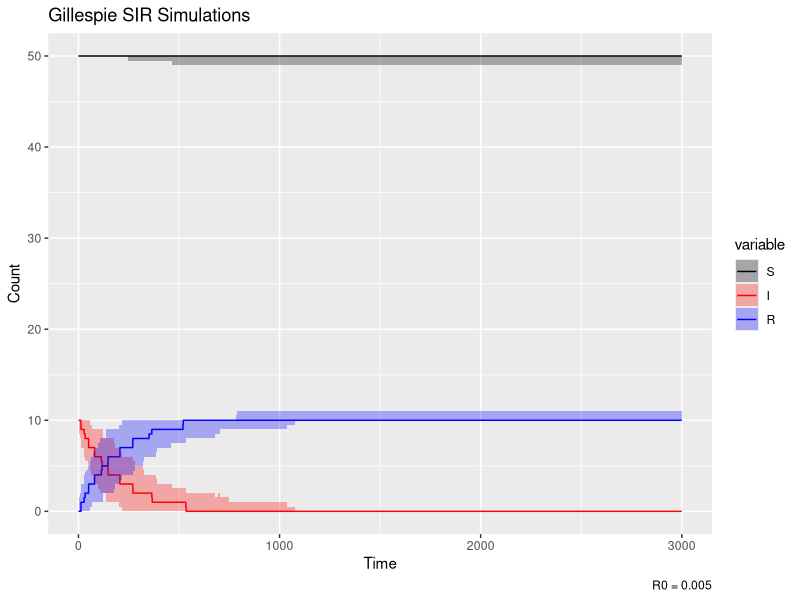

The R source for this figure:
# rm(list = ls())
library(ggplot2) 
library(dplyr) 
library(reshape2) 
library(tidyr)

time <- 0 

S<- numeric(0)
I <- numeric(0) 
R <- numeric(0)   
t <- numeric(0)  


#vector to standardize time with, using lapply "final list" function  
### need to change this + Gillesp Func ### 
timeValues <- seq(from = 0, to = 3000, by = 0.1)

set.seed(234)    
#Gillespie Function for introducing stochasticity 
GillespFunc <- function(beta, gamma, timeEnd, S0, I0, R0) {   
  while (time < timeEnd) {  
    
    #need to update S and I 
    S<-  c(S,S0) 
    I <- c(I,I0) 
    R <- c(R,R0)
    t <- c(t,time)
    
    #updating time value with time till next event, the rate is the total rate for any event 
    if (I0 == 0) break
    dt <- rexp(1,rate = beta*S0*I0 + gamma*I0)    
    time <- time + dt     
    
    
    #creating random event 
    
    randEvent <- runif(1) 
    
    w <- (beta*S0*I0)/(beta*S0*I0+ gamma*I0) 
    if (randEvent < w) { 
      S0 = S0 -1 
      I0 = I0 + 1 
      R0 = R0 
    } else {  
      S0 = S0 
      I0 = I0 - 1 
      R0 = R0 + 1 
    } 
  }  
  return(cbind(S,I,R,t,beta,gamma))
  }


R0_init <- 0.005
gamma <- 0.005 
N <- 50 
I0 <- 10
beta =R0_init*gamma/N

#df <- as.data.frame(GillespFunc(beta = beta, gamma = 0.005, timeEnd = 100, S0 = N, I0 = 10, R0 = 0)) %>% mutate(Reff = beta*S/gamma)




#list of matrices 
out <- replicate(100, GillespFunc(beta = beta, gamma = 0.005, timeEnd = 3000, S0 = N
                                     , I0 = I0, R0 = 0), simplify = FALSE) 

#standardizing time 
finalList <- lapply(out, function(simMatrix) { 
  SimTime <- simMatrix[, "t"]  
  
  
  # For each standardized time value, find the most recent simulation time (t <= tv)
  rowTime <- sapply(timeValues, function(tv) { 
    w <- which(SimTime <= tv)
    if (length(w) == 0) NA else max(w) 
  }) 
  
  # Extract t and S values based on matched rows, t() transposing so rows and columns are like dflong 
  result <- t(sapply(rowTime, function(i) {
    if (!is.na(i)) simMatrix[i, c("S", "I", "R")] else c(NA, NA, NA)
  })) 
  
  df <- as.data.frame(result)
  df$time <- timeValues  # standardized time column   
  df
}) 


#adding sim id, sim 1, sim 2, etc. 
sim_dfs <- bind_rows(finalList, .id = "sim")  
df_long <- melt(sim_dfs, , id.vars = c("time", "sim"))

CI <- df_long %>% group_by(time, variable) %>% summarise(average = mean(value), 
                                                         lower = quantile(value, 0.025),
                                                         upper = quantile(value, 0.975), 
                                                         med = median(value), 
                                                         .groups = "drop")

# Plot
# ggplot(df_long, aes(x = time, y = value, color = variable, group = interaction(sim, variable))) +
#   geom_line(aes(alpha = 10)) + scale_color_manual (values = c("S"="black", "I" = "red", "R" = "blue"))+
#   geom_ribbon(data = CI, aes(x = time, ymin = lower, ymax = upper, fill = variable, group = variable), alpha = 0.3, inherit.aes = FALSE)+
#   scale_fill_manual(values = c("S" = "black", "I" = "red", "R" = "blue")) +
#   labs(title = "Gillespie SIR Simulations", x = "Time", y = "Count") +
#   theme_minimal()

ggplot(data = CI, aes(x = time, y = med, colour = variable, group = variable)) + geom_line() +
  scale_color_manual (values = c("S"="black", "I" = "red", "R" = "blue")) + 
  geom_ribbon(aes(x = time, ymin = lower, ymax = upper, fill = variable, group = variable), alpha = 0.3, inherit.aes = FALSE) + 
  scale_fill_manual(values = c("S" = "black", "I" = "red", "R" = "blue")) + 
  labs(title = "Gillespie SIR Simulations", x = "Time", y = "Count") + labs(caption = paste("R0 =", R0_init))
  theme_minimal()


